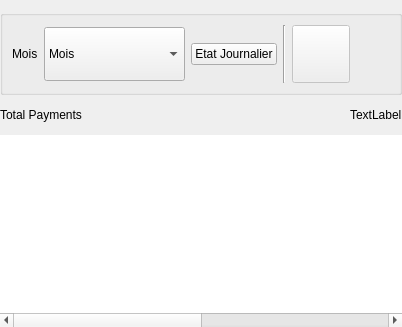
               <widget class="QWidget" name="PaymentsPage">
                <layout class="QVBoxLayout" name="verticalLayout_41">
                 <property name="spacing">
                  <number>10</number>
                 </property>
                 <property name="leftMargin">
                  <number>0</number>
                 </property>
                 <property name="topMargin">
                  <number>0</number>
                 </property>
                 <property name="rightMargin">
                  <number>0</number>
                 </property>
                 <property name="bottomMargin">
                  <number>0</number>
                 </property>
                 <item>
                  <widget class="QWidget" name="PaymentsWidgetContainer" native="true">
                   <layout class="QVBoxLayout" name="verticalLayout_40">
                    <property name="spacing">
                     <number>10</number>
                    </property>
                    <property name="leftMargin">
                     <number>0</number>
                    </property>
                    <property name="topMargin">
                     <number>0</number>
                    </property>
                    <property name="rightMargin">
                     <number>0</number>
                    </property>
                    <property name="bottomMargin">
                     <number>0</number>
                    </property>
                    <item>
                     <widget class="QFrame" name="searchFrame_5">
                      <property name="frameShape">
                       <enum>QFrame::NoFrame</enum>
                      </property>
                      <property name="frameShadow">
                       <enum>QFrame::Raised</enum>
                      </property>
                      <layout class="QHBoxLayout" name="horizontalLayout_33">
                       <property name="leftMargin">
                        <number>0</number>
                       </property>
                       <property name="topMargin">
                        <number>0</number>
                       </property>
                       <property name="rightMargin">
                        <number>0</number>
                       </property>
                       <property name="bottomMargin">
                        <number>0</number>
                       </property>
                      </layout>
                     </widget>
                    </item>
                    <item>
                     <widget class="QGroupBox" name="groupBoxToolBar_5">
                      <property name="title">
                       <string/>
                      </property>
                      <layout class="QHBoxLayout" name="horizontalLayout_34">
                       <property name="leftMargin">
                        <number>9</number>
                       </property>
                       <property name="topMargin">
                        <number>9</number>
                       </property>
                       <property name="rightMargin">
                        <number>9</number>
                       </property>
                       <property name="bottomMargin">
                        <number>9</number>
                       </property>
                       <item>
                        <layout class="QHBoxLayout" name="horizontalLayout_35">
                         <property name="rightMargin">
                          <number>0</number>
                         </property>
                         <item>
                          <widget class="QLabel" name="label_32">
                           <property name="text">
                            <string>Mois</string>
                           </property>
                          </widget>
                         </item>
                         <item>
                          <widget class="QComboBox" name="cbBoxPaymentByMonth">
                           <property name="minimumSize">
                            <size>
                             <width>141</width>
                             <height>54</height>
                            </size>
                           </property>
                           <item>
                            <property name="text">
                             <string>Mois</string>
                            </property>
                           </item>
                           <item>
                            <property name="text">
                             <string>01</string>
                            </property>
                           </item>
                           <item>
                            <property name="text">
                             <string>02</string>
                            </property>
                           </item>
                           <item>
                            <property name="text">
                             <string>03</string>
                            </property>
                           </item>
                           <item>
                            <property name="text">
                             <string>04</string>
                            </property>
                           </item>
                           <item>
                            <property name="text">
                             <string>05</string>
                            </property>
                           </item>
                           <item>
                            <property name="text">
                             <string>06</string>
                            </property>
                           </item>
                           <item>
                            <property name="text">
                             <string>07</string>
                            </property>
                           </item>
                           <item>
                            <property name="text">
                             <string>08</string>
                            </property>
                           </item>
                           <item>
                            <property name="text">
                             <string>09</string>
                            </property>
                           </item>
                           <item>
                            <property name="text">
                             <string>10</string>
                            </property>
                           </item>
                           <item>
                            <property name="text">
                             <string>11</string>
                            </property>
                           </item>
                           <item>
                            <property name="text">
                             <string>12</string>
                            </property>
                           </item>
                          </widget>
                         </item>
                        </layout>
                       </item>
                       <item>
                        <widget class="QPushButton" name="buttonPaiementsEtatJournalier">
                         <property name="text">
                          <string>Etat Journalier</string>
                         </property>
                         <property name="checkable">
                          <bool>true</bool>
                         </property>
                        </widget>
                       </item>
                       <item>
                        <widget class="Line" name="line_11">
                         <property name="orientation">
                          <enum>Qt::Vertical</enum>
                         </property>
                        </widget>
                       </item>
                       <item>
                        <widget class="QPushButton" name="buttonDeletePayment">
                         <property name="enabled">
                          <bool>false</bool>
                         </property>
                         <property name="sizePolicy">
                          <sizepolicy hsizetype="Fixed" vsizetype="Fixed">
                           <horstretch>0</horstretch>
                           <verstretch>0</verstretch>
                          </sizepolicy>
                         </property>
                         <property name="minimumSize">
                          <size>
                           <width>58</width>
                           <height>58</height>
                          </size>
                         </property>
                         <property name="cursor">
                          <cursorShape>PointingHandCursor</cursorShape>
                         </property>
                         <property name="toolTip">
                          <string>Suprimer</string>
                         </property>
                         <property name="text">
                          <string/>
                         </property>
                         <property name="icon">
                          <iconset>
                           <normaloff>:/icons/icons/scissors--minus.png</normaloff>:/icons/icons/scissors--minus.png</iconset>
                         </property>
                         <property name="iconSize">
                          <size>
                           <width>30</width>
                           <height>30</height>
                          </size>
                         </property>
                        </widget>
                       </item>
                       <item>
                        <spacer name="horizontalSpacer_16">
                         <property name="orientation">
                          <enum>Qt::Horizontal</enum>
                         </property>
                         <property name="sizeHint" stdset="0">
                          <size>
                           <width>40</width>
                           <height>20</height>
                          </size>
                         </property>
                        </spacer>
                       </item>
                      </layout>
                     </widget>
                    </item>
                    <item>
                     <widget class="QFrame" name="frame_9">
                      <property name="frameShape">
                       <enum>QFrame::NoFrame</enum>
                      </property>
                      <property name="frameShadow">
                       <enum>QFrame::Raised</enum>
                      </property>
                      <layout class="QHBoxLayout" name="horizontalLayout_20">
                       <property name="leftMargin">
                        <number>0</number>
                       </property>
                       <property name="topMargin">
                        <number>0</number>
                       </property>
                       <property name="rightMargin">
                        <number>0</number>
                       </property>
                       <property name="bottomMargin">
                        <number>0</number>
                       </property>
                       <item>
                        <widget class="QLabel" name="labelTotalPayments">
                         <property name="sizePolicy">
                          <sizepolicy hsizetype="Maximum" vsizetype="Preferred">
                           <horstretch>0</horstretch>
                           <verstretch>0</verstretch>
                          </sizepolicy>
                         </property>
                         <property name="text">
                          <string>Total Payments</string>
                         </property>
                         <property name="alignment">
                          <set>Qt::AlignLeading|Qt::AlignLeft|Qt::AlignVCenter</set>
                         </property>
                        </widget>
                       </item>
                       <item>
                        <spacer name="horizontalSpacer_17">
                         <property name="orientation">
                          <enum>Qt::Horizontal</enum>
                         </property>
                         <property name="sizeHint" stdset="0">
                          <size>
                           <width>40</width>
                           <height>20</height>
                          </size>
                         </property>
                        </spacer>
                       </item>
                       <item>
                        <widget class="QLabel" name="labelPaymentsCount">
                         <property name="text">
                          <string>TextLabel</string>
                         </property>
                        </widget>
                       </item>
                      </layout>
                     </widget>
                    </item>
                    <item>
                     <widget class="MyTable" name="paymentsTableWidget">
                      <property name="minimumSize">
                       <size>
                        <width>0</width>
                        <height>0</height>
                       </size>
                      </property>
                      <property name="font">
                       <font>
                        <family>Lucida Casual</family>
                        <pointsize>13</pointsize>
                        <weight>50</weight>
                        <italic>false</italic>
                        <bold>false</bold>
                       </font>
                      </property>
                      <property name="frameShape">
                       <enum>QFrame::NoFrame</enum>
                      </property>
                      <property name="editTriggers">
                       <set>QAbstractItemView::DoubleClicked</set>
                      </property>
                      <property name="alternatingRowColors">
                       <bool>false</bool>
                      </property>
                      <property name="selectionBehavior">
                       <enum>QAbstractItemView::SelectRows</enum>
                      </property>
                      <property name="gridStyle">
                       <enum>Qt::DashLine</enum>
                      </property>
                      <property name="sortingEnabled">
                       <bool>true</bool>
                      </property>
                      <property name="columnCount">
                       <number>4</number>
                      </property>
                      <attribute name="horizontalHeaderVisible">
                       <bool>false</bool>
                      </attribute>
                      <attribute name="horizontalHeaderCascadingSectionResizes">
                       <bool>false</bool>
                      </attribute>
                      <attribute name="horizontalHeaderDefaultSectionSize">
                       <number>150</number>
                      </attribute>
                      <attribute name="horizontalHeaderShowSortIndicator" stdset="0">
                       <bool>false</bool>
                      </attribute>
                      <attribute name="horizontalHeaderStretchLastSection">
                       <bool>true</bool>
                      </attribute>
                      <attribute name="verticalHeaderVisible">
                       <bool>false</bool>
                      </attribute>
                      <column>
                       <property name="text">
                        <string>New Column</string>
                       </property>
                      </column>
                      <column>
                       <property name="text">
                        <string>New Column</string>
                       </property>
                      </column>
                      <column>
                       <property name="text">
                        <string>New Column</string>
                       </property>
                      </column>
                      <column>
                       <property name="text">
                        <string>New Column</string>
                       </property>
                      </column>
                     </widget>
                    </item>
                   </layout>
                  </widget>
                 </item>
                </layout>
               </widget>
